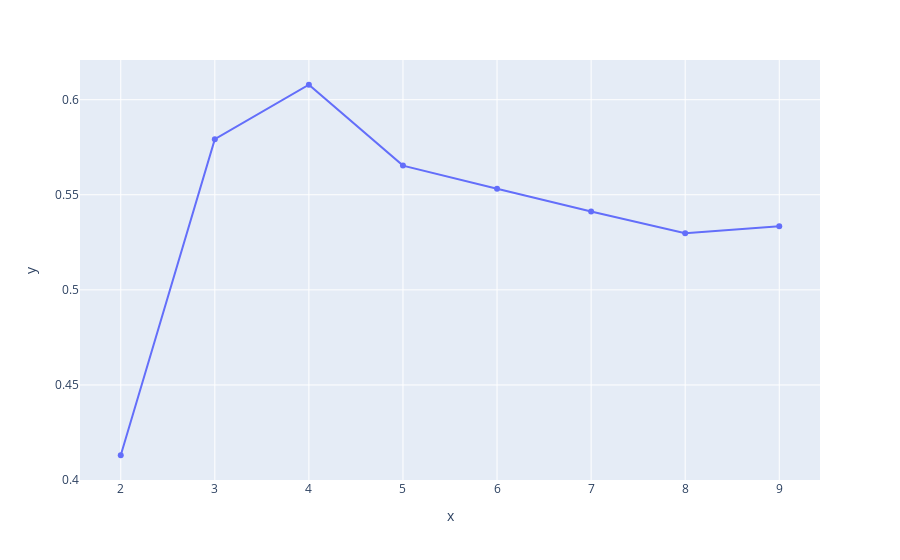

Notebook code for this chart:
### Code cell
from sklearn.decomposition import PCA
from sklearn.cluster import AgglomerativeClustering
sscore = []

for i in range(2,10):
    clusters = AgglomerativeClustering(
        n_clusters = i, # Number of clusters to find
        # linkage="ward", #default
        linkage="average",
    ).fit(
        a4_data_df
    )
    
    silhouette_avg = silhouette_score(a4_data_df, clusters.labels_)
    sscore.append(silhouette_avg)
    
px.line(y = sscore,x = range(2,10), markers=True)

### Figure 1 — Plotly figure (JSON) as saved in the notebook; plotly's stock layout.template omitted (floating-point values rounded to 4 significant figures)
{"data": [{"hovertemplate": "x=%{x}<br>y=%{y}<extra></extra>", "legendgroup": "", "line": {"color": "#636efa", "dash": "solid"}, "marker": {"symbol": "circle"}, "mode": "markers+lines", "name": "", "orientation": "v", "showlegend": false, "type": "scatter", "x": [2, 3, 4, 5, 6, 7, 8, 9], "xaxis": "x", "y": [0.413, 0.5792, 0.6079, 0.5653, 0.5532, 0.5412, 0.5298, 0.5334], "yaxis": "y"}], "layout": {"legend": {"tracegroupgap": 0}, "margin": {"t": 60}, "xaxis": {"anchor": "y", "domain": [0, 1], "title": {"text": "x"}}, "yaxis": {"anchor": "x", "domain": [0, 1], "title": {"text": "y"}}}}
